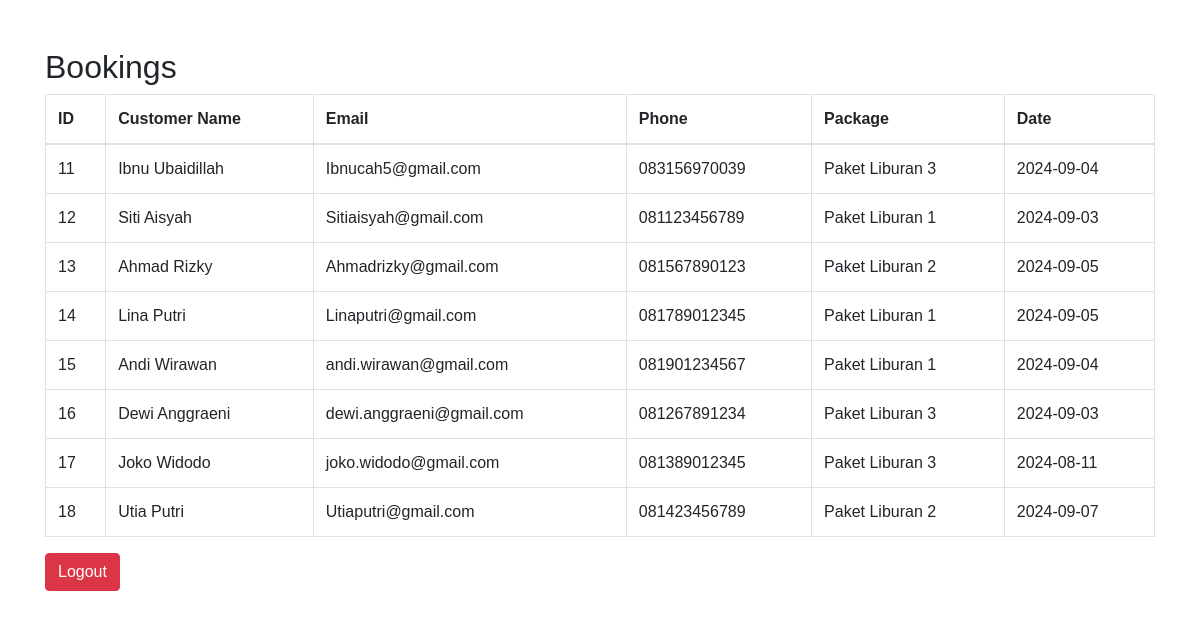
The page /php/dashboard.php (signed in) on the database its author committed.
### tables this page shows
CREATE TABLE `bookings` (
  `id` int(11) NOT NULL,
  `customer_name` varchar(100) NOT NULL,
  `email` varchar(100) NOT NULL,
  `phone` varchar(20) NOT NULL,
  `tour_package_id` int(11) NOT NULL,
  `booking_date` date NOT NULL
);

CREATE TABLE `tour_packages` (
  `id` int(11) NOT NULL,
  `name` varchar(100) NOT NULL,
  `description` text NOT NULL,
  `image` varchar(255) NOT NULL,
  `price` decimal(10,2) NOT NULL
);

### php/Dashboard.php (the view, shortened to what this page needs)
<?php
require 'db.php';
$sql = "SELECT b.id, b.customer_name, b.email, b.phone, b.booking_date, p.name AS package_name
        FROM bookings b
        JOIN tour_packages p ON b.tour_package_id = p.id";
$result = $conn->query($sql);
?>
<!DOCTYPE html>
<html lang="en">
<head>
    <link rel="stylesheet" href="https://stackpath.bootstrapcdn.com/bootstrap/4.5.2/css/bootstrap.min.css">
    <link rel="stylesheet" href="../css/style.css">
</head>
<body>
    <div class="container my-5">
        <h2>Bookings</h2>
        <table class="table table-bordered">
            <thead>
                <tr>
                    <th>ID</th>
                    <th>Customer Name</th>
                    <th>Email</th>
                    <th>Phone</th>
                    <th>Package</th>
                    <th>Date</th>
                </tr>
            </thead>
            <tbody>
                <?php while($booking = $result->fetch_assoc()): ?>
                <tr>
                    <td><?php echo $booking['id']; ?></td>
                    <td><?php echo $booking['customer_name']; ?></td>
                    <td><?php echo $booking['email']; ?></td>
                    <td><?php echo $booking['phone']; ?></td>
                    <td><?php echo $booking['package_name']; ?></td>
                    <td><?php echo $booking['booking_date']; ?></td>
                </tr>
                <?php endwhile; ?>
            </tbody>
        </table>
        <a href="logout.php" class="btn btn-danger">Logout</a>
    </div>
</body>
</html>

### css/style.css (style rules this page uses)
body { font-family: Arial, sans-serif; }

### rows shown on the page
bookings: id "11", customer_name "Ibnu Ubaidillah", email "Ibnucah5@gmail.com", phone "083156970039", tour_package.name "Paket Liburan 3", booking_date "2024-09-04"
bookings: id "12", customer_name "Siti Aisyah", email "Sitiaisyah@gmail.com", phone "081123456789", tour_package.name "Paket Liburan 1", booking_date "2024-09-03"
bookings: id "13", customer_name "Ahmad Rizky", email "Ahmadrizky@gmail.com", phone "081567890123", tour_package.name "Paket Liburan 2", booking_date "2024-09-05"
bookings: id "14", customer_name "Lina Putri", email "Linaputri@gmail.com", phone "081789012345", tour_package.name "Paket Liburan 1", booking_date "2024-09-05"
bookings: id "15", customer_name "Andi Wirawan", email "andi.wirawan@gmail.com", phone "081901234567", tour_package.name "Paket Liburan 1", booking_date "2024-09-04"
bookings: id "16", customer_name "Dewi Anggraeni", email "dewi.anggraeni@gmail.com", phone "081267891234", tour_package.name "Paket Liburan 3", booking_date "2024-09-03"
bookings: id "17", customer_name "Joko Widodo", email "joko.widodo@gmail.com", phone "081389012345", tour_package.name "Paket Liburan 3", booking_date "2024-08-11"
bookings: id "18", customer_name "Utia Putri", email "Utiaputri@gmail.com", phone "081423456789", tour_package.name "Paket Liburan 2", booking_date "2024-09-07"
